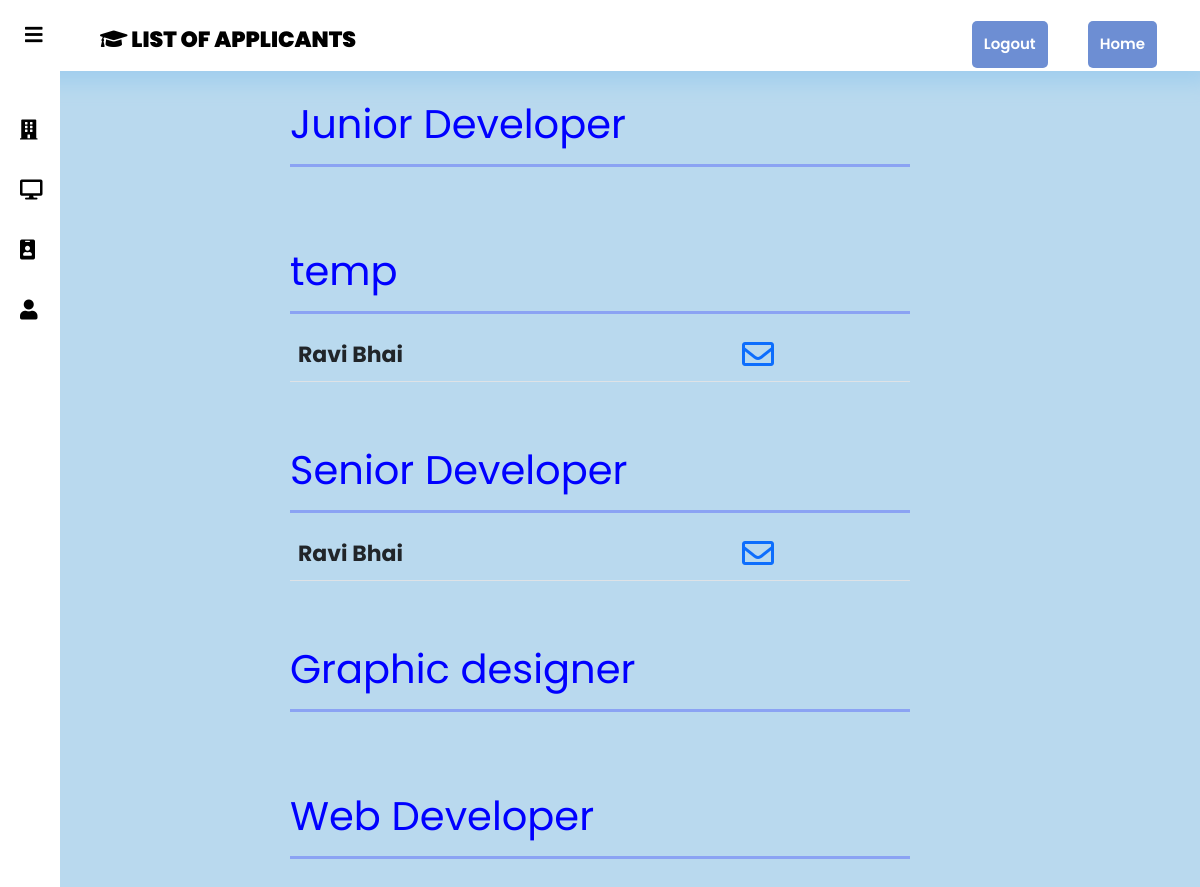
Page /company/applicant/ (signed in) on the committed database.
### company/models.py (models this page shows, shortened)
class Job(models.Model):
    user=models.ForeignKey(get_user_model(),null=True,on_delete=models.CASCADE)
    position=models.CharField(max_length=200)
    expected=models.TextField()
    salary=models.DecimalField(max_digits=10,decimal_places=2)
    vacancy=models.IntegerField()
    desc=models.TextField()
    job_time=models.DecimalField(max_digits=4,decimal_places=2)
    job_responsibilty=models.TextField()
    date_posted=models.DateTimeField(default=timezone.now)
    hide_key=models.BooleanField(default=False)

class Applicants(models.Model):
    job=models.ForeignKey(Job,null=True,on_delete=models.CASCADE)
    applicant=models.ForeignKey(get_user_model(),null=True,on_delete=models.CASCADE)
    date_of_application=models.DateField(default=timezone.now)

### account/models.py (models this page shows)
class CustomUser(AbstractBaseUser, PermissionsMixin):
    email = models.EmailField(_('email address'), unique=True)
    first_name=models.CharField(max_length=50)
    last_name=models.CharField(max_length=50)
    user_type=models.CharField(max_length=100,choices=choice_list,default='student')
    is_staff = models.BooleanField(default=False)
    is_active = models.BooleanField(default=True)
    date_joined = models.DateTimeField(default=timezone.now)
    USERNAME_FIELD = 'email'
    REQUIRED_FIELDS = []
    objects = CustomUserManager()
    def __str__(self):
        return self.email

### student/models.py (models this page shows, shortened)
class StudentResume(models.Model):
    user=models.OneToOneField(get_user_model(),null=True,on_delete=models.CASCADE)
    phone_no=models.CharField(max_length=10)
    email2=models.EmailField()
    address=models.TextField()
    addmission_no=models.CharField(max_length=11,default=00000000)
    dob=models.DateField()
    gender=models.CharField(max_length=20,choices=gender_choice_list)
    branch=models.CharField(max_length=300,choices=branch_names)
    college=models.CharField(max_length=200,default="Pillai College Of Engineering")
    ssc=models.DecimalField(max_digits=5,decimal_places=2,default=0.00)
    ssc_college=models.CharField(max_length=200)
    hsc=models.DecimalField(max_digits=5,decimal_places=2,default=0.00)
    hsc_college=models.CharField(max_length=200,default="null")
    diploma=models.DecimalField(max_digits=5,decimal_places=2,default=0.00)
    diploma_college=models.CharField(max_length=200,default="null")
    sem1=models.DecimalField(max_digits=5,decimal_places=2,default=0.00,null=True)
    sem2=models.DecimalField(max_digits=5,decimal_places=2,default=0.00,null=True)
    sem3=models.DecimalField(max_digits=5,decimal_places=2,default=0.00,null=True)
    sem4=models.DecimalField(max_digits=5,decimal_places=2,default=0.00,null=True)
    sem5=models.DecimalField(max_digits=5,decimal_places=2,default=0.00,null=True)
    sem6=models.DecimalField(max_digits=5,decimal_places=2,default=0.00,null=True)
    sem7=models.DecimalField(max_digits=5,decimal_places=2,default=0.00,null=True)
    sem8=models.DecimalField(max_digits=5,decimal_places=2,default=0.00,null=True)
    attendance=models.DecimalField(max_digits=5,decimal_places=2,default=0.00)
    Backlogs=models.IntegerField(default=0.0)
    career_obj=models.TextField()
    linkden_url=models.CharField(max_length=100,null=True)
    github_url=models.CharField(max_length=100,null=True)
    is_verified=models.BooleanField(default=False)
    is_notified=models.BooleanField(default=False)
    def __str__(self):
        return str(self.user)

### company/views.py (the view)
# urls.py: path('applicant/',ApplicantHomeView,name="applicant-home-view"),
def ApplicantHomeView(request):
    jobs=Job.objects.filter(user=request.user)
    applicant=Applicants.objects.filter(job__id__in=jobs.all())
    context={
        'jobs':jobs,
        'applicant':applicant,
    }
    return render(request,'company/applicant_home.html',context)

### company/templates/company/applicant_home.html (shortened to what this page needs)
{%extends 'company/basic.html'%}
{%block name%}
List Of Applicants
{%endblock%}
{% block display%}
{%if request.user.is_authenticated and request.user.user_type == "company"  %}
    <div class="sidebar" style="z-index: 1;">
        <a href="{% url 'jobs-list'%}"><i class="fa fa-building" aria-hidden="true"></i><span>Jobs</span></a>
        <a id="active-link" href="#"><i class="fas fa-desktop"></i><span>Forum</span></a>
        {% if request.user.companyprofile %}
        <a href="{% url 'edit-c-profile' request.user.companyprofile.id %}"><i class="fa fa-id-badge" aria-hidden="true"></i><span>Details</span></a>
        {%else%}
        <a href="{% url 'create-c-profile' %}"><i class="fa fa-id-badge" aria-hidden="true"></i><span>Details</span></a>
        {%endif%}
        <a href="{% url 'company-profile'%}"><i class="fa fa-user" aria-hidden="true"></i><span>Profile</span></a>
    </div>
    <div style="padding: 100px 290px;">
        {% for job in jobs %}
        <h1 style="color: blue;font-weight:400">{{job.position}}<hr style="color: blue;height:3px"></h1>
        <table class="table">
            <tbody>
            {% for apply in applicant%}
                {% if job == apply.job%}
                        <tr>
                          <td style="text-transform: capitalize;font-size:22px;font-weight:bolder;">{{apply.applicant.studentresume.user.first_name}} {{apply.applicant.studentresume.user.last_name}}</td>
                          <td><a href="mailto:{{apply.applicant.studentresume}}" title="Mail to: {{apply.applicant.studentresume}}"><i class="far fa-envelope fa-2x"></i></a></td>
                        </tr>
                {%endif%}
            {%endfor%}
            </tbody>
            </table>
            <br><br>
        {%endfor%}
    </div>
{%endif%}
{%endblock%}

### static/company/css/company.css (style rules this page uses)
body { margin: 0; padding: 0; font-family: 'Poppins', sans-serif; background: #b9d9ee; }
.sidebar { background: #fff; margin-top: 70px; padding-top: 30px; position: fixed; left: 0; width: 250px; height: 100%; transition: 0.5s; transition-property: left; }
.sidebar a { color: #000; display: block; width: 100%; line-height: 60px; text-decoration: none; padding-left: 40px; box-sizing: border-box; transition: 0.5s; transition-property: background; }
.sidebar i { padding-right: 10px; }
#check:checked ~ .sidebar { left: -190px; }
#check:checked ~ .sidebar a { font-size: 20px; margin-left: 170px; width: 80px; }

### rows in the picture
Job: position "Junior Developer"
Job: position "temp"
Applicants: applicant.studentresume.user.first_name "Ravi", applicant.studentresume.user.last_name "Bhai"
Job: position "Senior Developer"
Applicants: applicant.studentresume.user.first_name "Ravi", applicant.studentresume.user.last_name "Bhai"
Job: position "Graphic designer"
Job: position "Web Developer"
